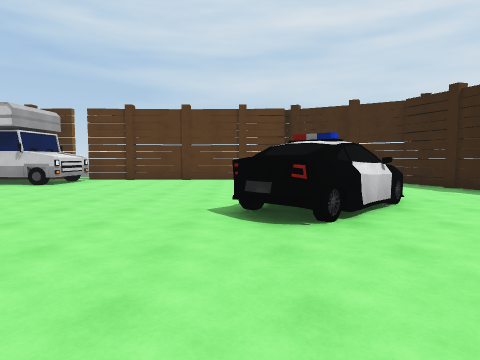
View 1 (above)

22 first-person views from a walk through a 3-D level made in the Unity game engine. The camera is 1.5 m above the floor, tilts 4° down and sees 75° across. The floor is counted in squares, 2 m on a side. Each view is taken from the middle of a square. On the plan, view 1 faces up. The plan holds only what a view shows up to about 10 squares ahead; the rest is blank. The place goes on beyond the plan. The player character is not drawn. Surface patterns are stand-ins for the level's own textures.

View 2
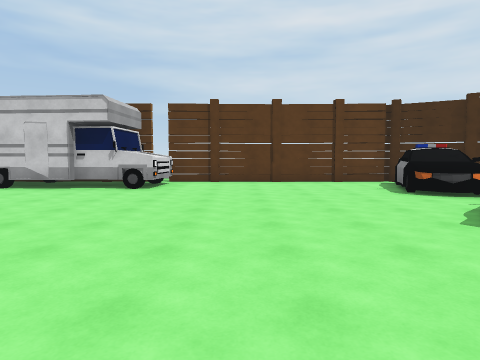

View 3
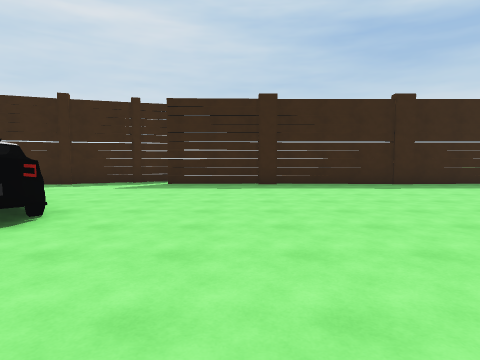

View 4
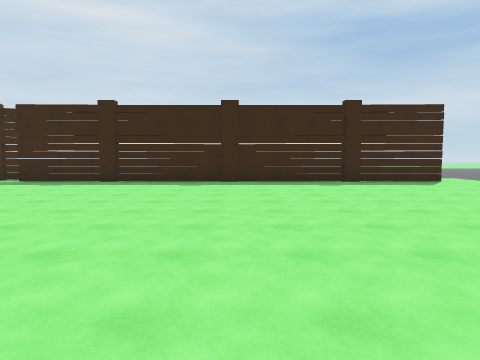

View 5
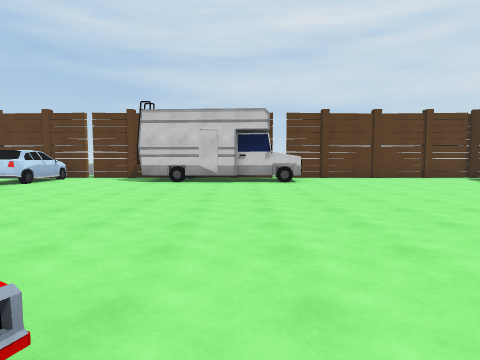

View 6
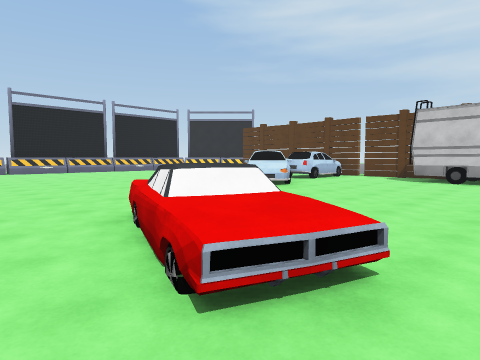

View 7
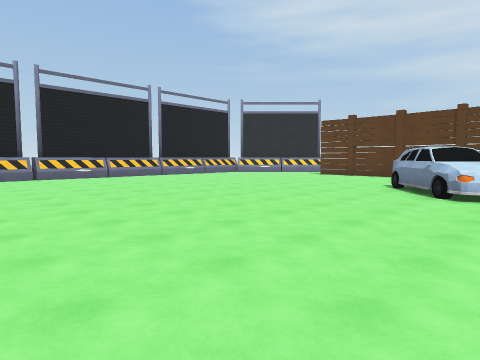

View 8
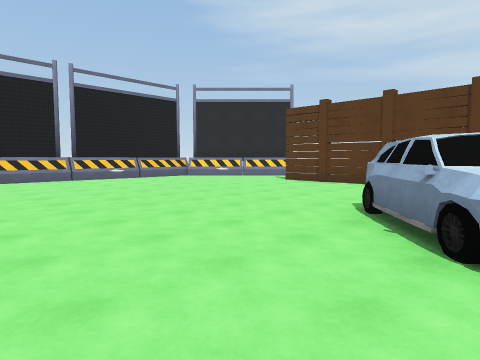

View 9
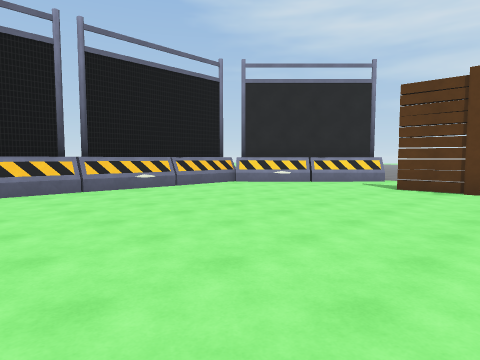

View 10
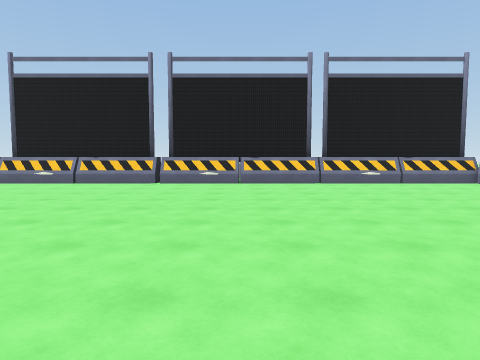

View 11
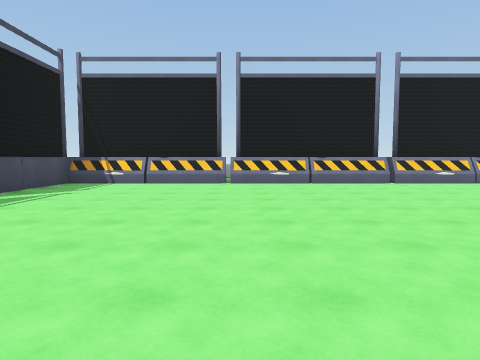

View 12
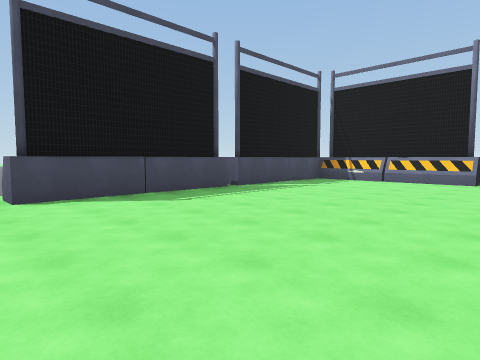

View 13
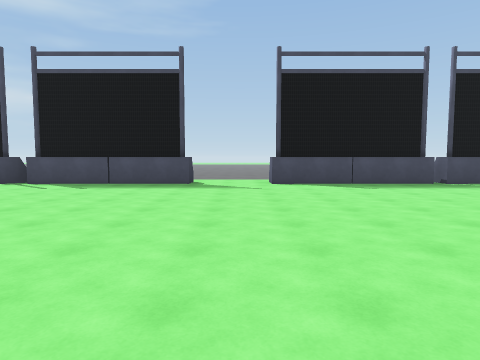

View 14
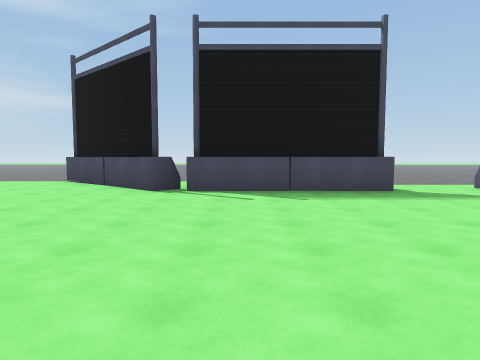

View 15
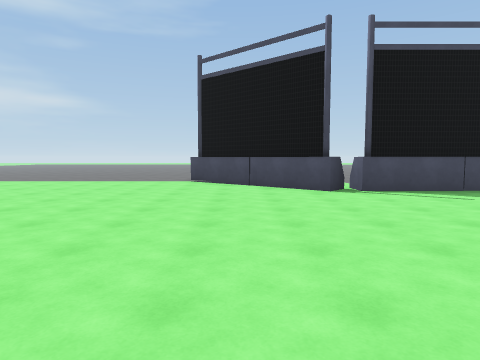

View 16
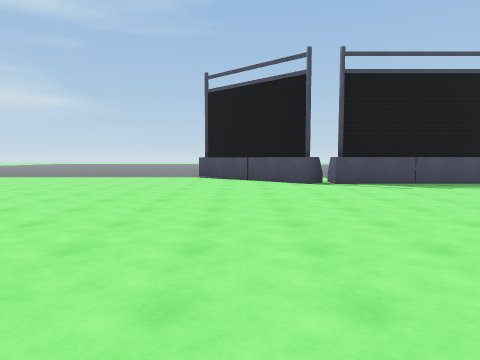

View 17
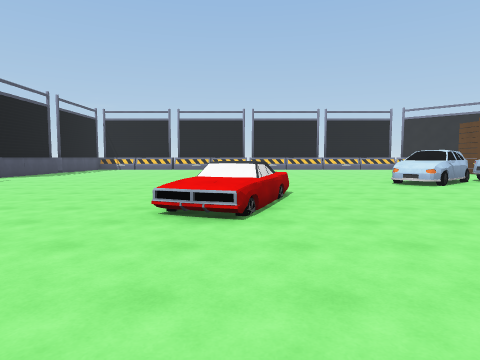

View 18
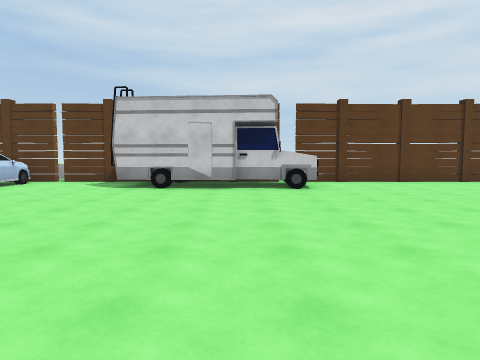

View 19
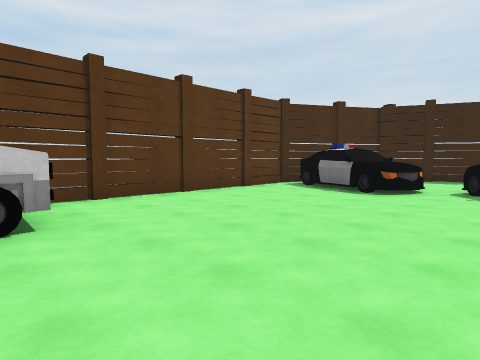

View 20
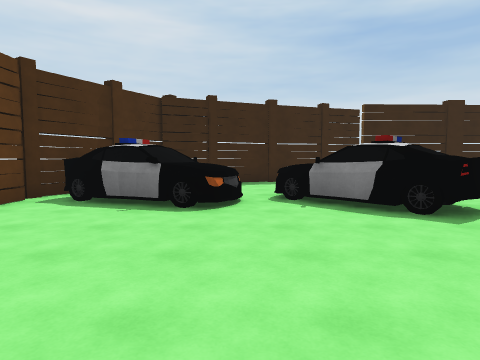

View 21
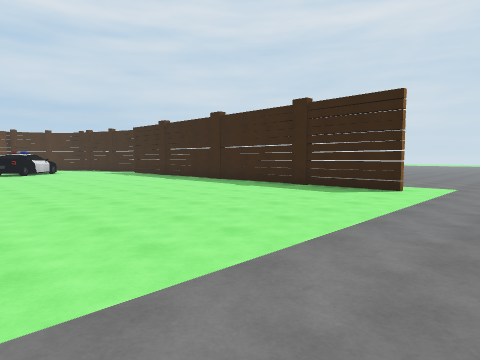

View 22
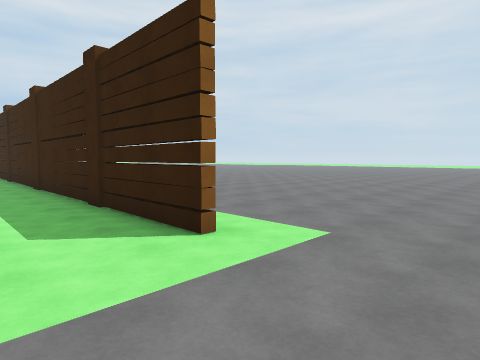

### Floor plan
Key: @ floor where view 1 was taken; # wall or solid block; . floor; C car; O other object.
Columns run from 25 left of view 1 to 11 right of it. Each row starts with its distance up from view 1.
 13    OO.
 12   OO..
 11  OO...###  ####     ########
 10 #O........ CC..     #......O###
  9 #......... C...######.....OO  ##
  8 #......... C..............OO .##
  7 #.........CC..............OO...#
  6 #..........CC..............O...#
  5 #..........CC.............OOO..##
  4 #........................OO.....#
  3 #..............................##
  2 #..............................#
  1 #..............O..... .........#
  0 #.............OOOO.... ..@.....#
 -1 #...............OO....  .......#
 -2 #..............................#
 -3 #..............................#
 -4 #..............................#
 -5 #..............................#
 -6 #..............................#   ..
 -7 #..............................#  ...
 -8 #..............................# ....
 -9 ###########..######............#.....
-10      #    #..#   ###...........#.....
-11          ....    ..###...............
-12          ...         #...............
-13                        ..... .....

Where each view was taken, in squares from view 1:
view 1: 0 up, 0 right, facing up
view 2: 1 up, 3 left, facing up
view 3: 1 up, 3 left, facing right
view 4: 4 down, 4 left, facing right
view 5: 1 down, 7 left, facing up
view 6: 2 down, 7 left, facing up-left
view 7: 2 down, 12 left, facing up-left
view 8: 2 up, 13 left, facing up-left
view 9: 3 up, 17 left, facing up-left
view 10: 3 up, 15 left, facing left
view 11: 4 down, 15 left, facing left
view 12: 3 down, 14 left, facing down-left
view 13: 0 up, 14 left, facing down
view 14: 2 down, 9 left, facing down
view 15: 2 down, 5 left, facing down
view 16: 0 up, 5 left, facing down
view 17: 0 up, 4 left, facing left
view 18: 1 up, 7 left, facing up
view 19: 5 up, 6 left, facing up-right
view 20: 7 up, 4 left, facing right
view 21: 13 down, 2 left, facing up-right
view 22: 13 down, 4 right, facing up-right
